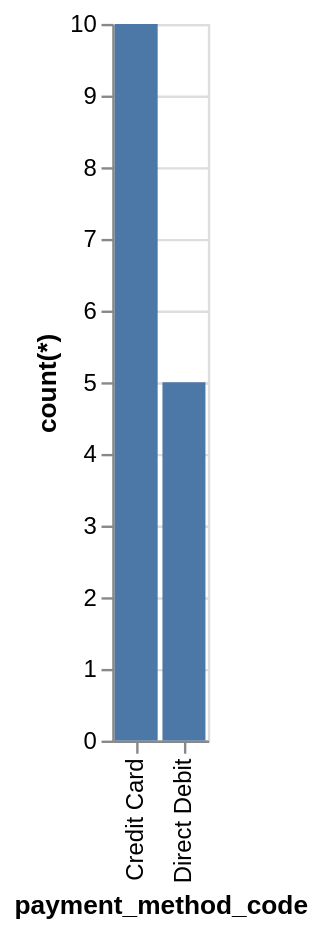

This figure's Vega-Lite source:
### Vega-Lite specification from a JSON file in a GitHub repository (floating-point values rounded to 4 significant figures)
{"data": {"values": [{"x_data": "Credit Card", "y_data": 10}, {"x_data": "Direct Debit", "y_data": 5}]}, "mark": "bar", "encoding": {"x": {"field": "x_data", "type": "nominal", "title": "payment_method_code", "sort": "ascending"}, "y": {"field": "y_data", "type": "quantitative", "title": "count(*)"}}}
